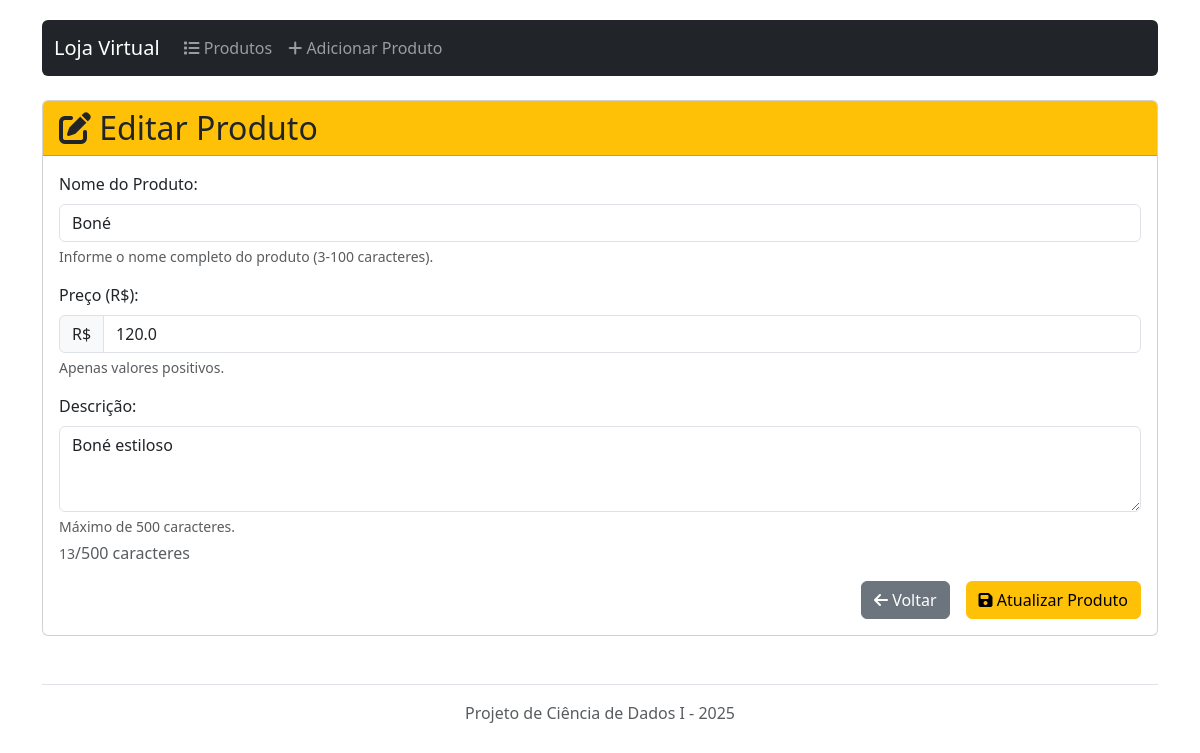
The app's page /editar/3 with its own data.
### app.py (models this page shows, shortened)
class Produto(db.Model):
    id = db.Column(db.Integer, primary_key=True)
    nome = db.Column(db.String(100), nullable=False)
    preco = db.Column(db.Float, nullable=False)
    descricao = db.Column(db.Text, nullable=True)

### app.py (the view, shortened to what this page needs)
@app.route('/editar/<int:id>', methods=['GET', 'POST'])
def editar_produto(id):
    produto = Produto.query.get_or_404(id)
    return render_template('editar.html', produto=produto)

### templates/editar.html (shortened to what this page needs)
{% extends 'base.html' %}
{% block content %}
<div class="card">
    <div class="card-header bg-warning">
        <h2 class="mb-0"><i class="fas fa-edit"></i> Editar Produto</h2>
    </div>
    <div class="card-body">
        <form method="post" novalidate>
            <div class="mb-3">
                <label for="nome" class="form-label">Nome do Produto:</label>
                <input type="text" class="form-control" id="nome" name="nome"
                       value="{{ produto.nome }}" required minlength="3" maxlength="100">
                <div class="form-text">Informe o nome completo do produto (3-100 caracteres).</div>
            </div>
            <div class="mb-3">
                <label for="preco" class="form-label">Preço (R$):</label>
                <div class="input-group">
                    <span class="input-group-text">R$</span>
                    <input type="number" class="form-control" id="preco" name="preco"
                           step="0.01" min="0" value="{{ produto.preco }}" required>
                </div>
                <div class="form-text">Apenas valores positivos.</div>
            </div>
            <div class="mb-3">
                <label for="descricao" class="form-label">Descrição:</label>
                <textarea class="form-control" id="descricao" name="descricao"
                          rows="3" maxlength="500">{{ produto.descricao }}</textarea>
                <div class="form-text">Máximo de 500 caracteres.</div>
                <div class="char-counter text-muted mt-1">
                    <small id="descricao-counter">{{ produto.descricao|length }}</small>/500 caracteres
                </div>
            </div>
            <div class="d-grid gap-2 d-md-flex justify-content-md-end">
                <a href="{{ url_for('listar_produtos') }}" class="btn btn-secondary me-md-2">
                    <i class="fas fa-arrow-left"></i> Voltar
                </a>
                <button type="submit" class="btn btn-warning">
                    <i class="fas fa-save"></i> Atualizar Produto
                </button>
            </div>
        </form>
    </div>
</div>
{% endblock %}

### templates/base.html (style rules this page uses)
body { padding-top: 20px; padding-bottom: 20px; }

### records on screen
Produto: nome "Boné", preco "120.0", descricao "Boné estiloso"

### other values on screen
{{ produto.descricao|length }} "13"
